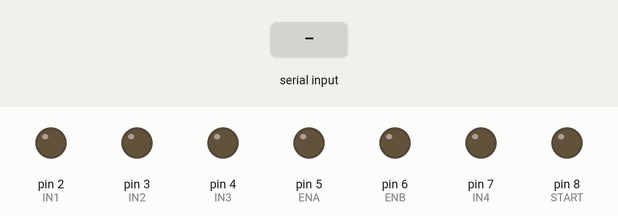
A sketch run on a simulated Arduino Uno, built with avr-gcc and run on an emulated ATmega328P. Parts: output pins drawn as LEDs (lit = HIGH). Inputs (shaded band) come from the test bench.

Above: at 1.2 s.
1.3 s: "5\n" received over Serial
At 1.7 s:
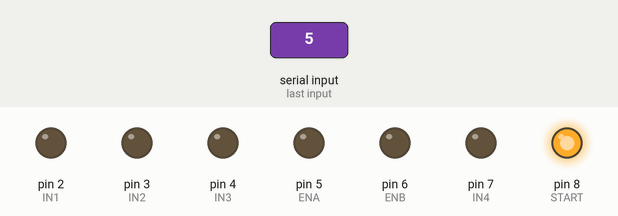
Timing chart, 0 to 4.3 s (numbered marks = the images above; inputs shaded):
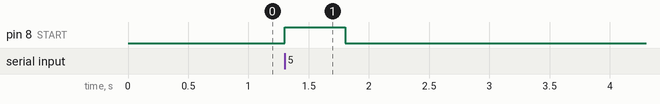

Measured:
- after the input at 1.3 s, pin 8 (START): LOW → HIGH at once, → LOW 0.50 s later

The sketch:

arduino_uno_code.ino
```cpp
const int IN1 = 2, IN2 = 3, IN3 = 4, IN4 = 7;
const int ENA = 5, ENB = 6;
const int START = 8;
const int SPEED = 200;                 // 0-255

bool unlocked = false;
unsigned long lastRx = 0;

void drive(int a1, int a2, int b1, int b2, int spd) {
  digitalWrite(IN1, a1); digitalWrite(IN2, a2);
  digitalWrite(IN3, b1); digitalWrite(IN4, b2);
  analogWrite(ENA, spd);
  analogWrite(ENB, spd);
}

void lockAll() {
  unlocked = false;
  drive(0, 0, 0, 0, 0);
  digitalWrite(START, LOW);
}

void setup() {
  Serial.begin(9600);
  Serial.setTimeout(20);
  int outs[] = {IN1, IN2, IN3, IN4, ENA, ENB, START};
  for (int p : outs) pinMode(p, OUTPUT);
  lockAll();
}

void loop() {
  if (Serial.available()) {
    int g = Serial.readStringUntil('\n').toInt();
    lastRx = millis();

    if (g == 2) {                          // fist -> LOCK
      lockAll();
    }
    else if (!unlocked) {                  // locked: only thumbs_up does anything
      if (g == 5) {
        unlocked = true;
        digitalWrite(START, HIGH);
      }
    }
    else {                                 // unlocked: gestures drive the car
      if      (g == 1) drive(1, 0, 1, 0, SPEED);   // palm        -> forward
      else if (g == 3) drive(0, 1, 1, 0, SPEED);   // point_left  -> turn left
      else if (g == 4) drive(1, 0, 0, 1, SPEED);   // point_right -> turn right
      else             drive(0, 0, 0, 0, 0);       // 0 / thumbs_up -> stop, stay unlocked
    }
  }

  // failsafe: Pi went silent -> stop and lock
  if (millis() - lastRx > 500) lockAll();
}
```
